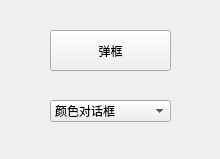
<?xml version="1.0" encoding="UTF-8"?>
<ui version="4.0">
 <class>Widget</class>
 <widget class="QWidget" name="Widget">
  <property name="geometry">
   <rect>
    <x>0</x>
    <y>0</y>
    <width>220</width>
    <height>159</height>
   </rect>
  </property>
  <property name="windowTitle">
   <string>Widget</string>
  </property>
  <widget class="QPushButton" name="pushButton">
   <property name="geometry">
    <rect>
     <x>50</x>
     <y>30</y>
     <width>121</width>
     <height>41</height>
    </rect>
   </property>
   <property name="text">
    <string>弹框</string>
   </property>
  </widget>
  <widget class="QComboBox" name="comboBox">
   <property name="geometry">
    <rect>
     <x>50</x>
     <y>100</y>
     <width>121</width>
     <height>22</height>
    </rect>
   </property>
   <item>
    <property name="text">
     <string>颜色对话框</string>
    </property>
   </item>
   <item>
    <property name="text">
     <string>文件对话框</string>
    </property>
   </item>
   <item>
    <property name="text">
     <string>字体对话框</string>
    </property>
   </item>
   <item>
    <property name="text">
     <string>输入对话框</string>
    </property>
   </item>
   <item>
    <property name="text">
     <string>消息对话框</string>
    </property>
   </item>
   <item>
    <property name="text">
     <string>进度对话框</string>
    </property>
   </item>
   <item>
    <property name="text">
     <string>错误信息对话框</string>
    </property>
   </item>
   <item>
    <property name="text">
     <string>向导对话框</string>
    </property>
   </item>
  </widget>
 </widget>
 <resources/>
 <connections/>
</ui>
